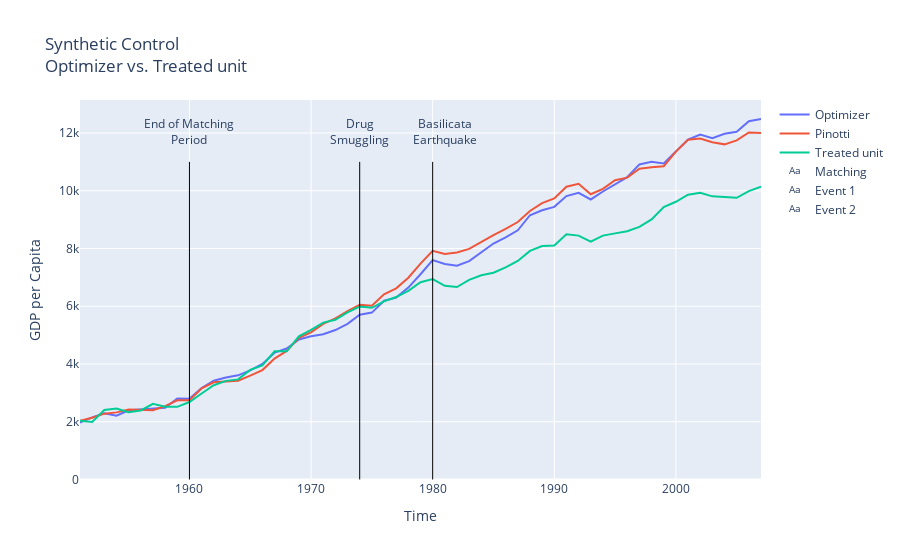

The notebook cell saved with this chart:
### Markdown cell above
#### Graphical Comparison

### Code cell
w_paper = np.array([0, 0, 0, 0, 0, 0, 0, 0, 0, 0, 0, 0, 0.624, 0.376, 0]).reshape(1, 15)
y_synth_paper = (w_paper[0] @ y_control_all)
y_synth_opt = w.value[0] @ y_control_all

fig = go.Figure()
fig.add_trace(go.Scatter(x=list(data.year.unique()), y=y_synth_opt,
                    mode='lines', name='Optimizer'))
fig.add_trace(go.Scatter(x=list(data.year.unique()), y=y_synth_paper,
                    mode='lines', name='Pinotti'))
fig.add_trace(go.Scatter(x=list(data.year.unique()), y=y_treat_all[0],
                    mode='lines', name='Treated unit'))

fig.add_shape(dict(type="line", x0=1960, y0=0, x1=1960, y1=11000,
                   line=dict(color="Black", width=1)))

fig.add_shape(dict(type="line", x0=1974, y0=0, x1=1974, y1=11000,
                   line=dict(color="Black", width=1)))

fig.add_shape(dict(type="line", x0=1980, y0=0, x1=1980, y1=11000,
                   line=dict(color="Black", width=1)))

fig.add_trace(go.Scatter(x=[1960], y=[12000], mode="text",
    name="Matching", text=["End of Matching<br>Period"]))

fig.add_trace(go.Scatter(x=[1974], y=[12000], mode="text",
    name="Event 1", text=["Drug<br>Smuggling"]))

fig.add_trace(go.Scatter(x=[1981], y=[12000], mode="text",
    name="Event 2", text=["Basilicata<br>Earthquake"]))

fig.update_layout(title='Synthetic Control<br>Optimizer vs. Treated unit',
                   xaxis_title='Time', yaxis_title='GDP per Capita')

# Dynamic graph
fig.show()

# Static graph only for display on github
fig.show(renderer="png")

### Figure 1 — Plotly figure (JSON) as saved in the notebook; plotly's stock layout.template omitted (floating-point values rounded to 4 significant figures)
{"data": [{"mode": "lines", "name": "Optimizer", "type": "scatter", "x": [1951, 1952, 1953, 1954, 1955, 1956, 1957, 1958, 1959, 1960, 1961, 1962, 1963, 1964, 1965, 1966, 1967, 1968, 1969, 1970, 1971, 1972, 1973, 1974, 1975, 1976, 1977, 1978, 1979, 1980, 1981, 1982, 1983, 1984, 1985, 1986, 1987, 1988, 1989, 1990, 1991, 1992, 1993, 1994, 1995, 1996, 1997, 1998, 1999, 2000, 2001, 2002, 2003, 2004, 2005, 2006, 2007], "y": [1973.0, 2150.0, 2292.0, 2207.0, 2396.0, 2430.0, 2446.0, 2487.0, 2804.0, 2796.0, 3162.0, 3419.0, 3530.0, 3608.0, 3778.0, 3999.0, 4393.0, 4535.0, 4848.0, 4958.0, 5029.0, 5175.0, 5392.0, 5708.0, 5780.0, 6190.0, 6299.0, 6645.0, 7108.0, 7597.0, 7466.0, 7403.0, 7564.0, 7881.0, 8173.0, 8385.0, 8628.0, 9152.0, 9322.0, 9442.0, 9814.0, 9929.0, 9698.0, 9973.0, 10220.0, 10470.0, 10910.0, 11000.0, 10950.0, 11370.0, 11770.0, 11940.0, 11820.0, 11970.0, 12040.0, 12410.0, 12480.0]}, {"mode": "lines", "name": "Pinotti", "type": "scatter", "x": [1951, 1952, 1953, 1954, 1955, 1956, 1957, 1958, 1959, 1960, 1961, 1962, 1963, 1964, 1965, 1966, 1967, 1968, 1969, 1970, 1971, 1972, 1973, 1974, 1975, 1976, 1977, 1978, 1979, 1980, 1981, 1982, 1983, 1984, 1985, 1986, 1987, 1988, 1989, 1990, 1991, 1992, 1993, 1994, 1995, 1996, 1997, 1998, 1999, 2000, 2001, 2002, 2003, 2004, 2005, 2006, 2007], "y": [2030.0, 2138.0, 2280.0, 2324.0, 2424.0, 2414.0, 2396.0, 2539.0, 2741.0, 2743.0, 3158.0, 3364.0, 3402.0, 3423.0, 3598.0, 3789.0, 4189.0, 4453.0, 4908.0, 5096.0, 5391.0, 5582.0, 5831.0, 6054.0, 6020.0, 6413.0, 6621.0, 6988.0, 7478.0, 7921.0, 7810.0, 7862.0, 7985.0, 8234.0, 8467.0, 8680.0, 8916.0, 9300.0, 9573.0, 9736.0, 10140.0, 10240.0, 9879.0, 10070.0, 10370.0, 10450.0, 10770.0, 10810.0, 10850.0, 11360.0, 11770.0, 11810.0, 11680.0, 11610.0, 11740.0, 12020.0, 12000.0]}, {"mode": "lines", "name": "Treated unit", "type": "scatter", "x": [1951, 1952, 1953, 1954, 1955, 1956, 1957, 1958, 1959, 1960, 1961, 1962, 1963, 1964, 1965, 1966, 1967, 1968, 1969, 1970, 1971, 1972, 1973, 1974, 1975, 1976, 1977, 1978, 1979, 1980, 1981, 1982, 1983, 1984, 1985, 1986, 1987, 1988, 1989, 1990, 1991, 1992, 1993, 1994, 1995, 1996, 1997, 1998, 1999, 2000, 2001, 2002, 2003, 2004, 2005, 2006, 2007], "y": [2034.0, 1993.0, 2406.0, 2456.0, 2328.0, 2392.0, 2622.0, 2522.0, 2515.0, 2683.0, 2979.0, 3265.0, 3415.0, 3467.0, 3796.0, 3950.0, 4440.0, 4440.0, 4960.0, 5179.0, 5432.0, 5532.0, 5784.0, 5990.0, 5945.0, 6169.0, 6318.0, 6532.0, 6833.0, 6943.0, 6708.0, 6664.0, 6911.0, 7072.0, 7161.0, 7345.0, 7568.0, 7917.0, 8084.0, 8103.0, 8490.0, 8446.0, 8235.0, 8447.0, 8524.0, 8599.0, 8748.0, 9005.0, 9432.0, 9618.0, 9863.0, 9932.0, 9805.0, 9784.0, 9754.0, 9985.0, 10140.0]}, {"mode": "text", "name": "Matching", "text": ["End of Matching<br>Period"], "type": "scatter", "x": [1960], "y": [12000]}, {"mode": "text", "name": "Event 1", "text": ["Drug<br>Smuggling"], "type": "scatter", "x": [1974], "y": [12000]}, {"mode": "text", "name": "Event 2", "text": ["Basilicata<br>Earthquake"], "type": "scatter", "x": [1981], "y": [12000]}], "layout": {"shapes": [{"line": {"color": "Black", "width": 1}, "type": "line", "x0": 1960, "x1": 1960, "y0": 0, "y1": 11000}, {"line": {"color": "Black", "width": 1}, "type": "line", "x0": 1974, "x1": 1974, "y0": 0, "y1": 11000}, {"line": {"color": "Black", "width": 1}, "type": "line", "x0": 1980, "x1": 1980, "y0": 0, "y1": 11000}], "title": {"text": "Synthetic Control<br>Optimizer vs. Treated unit"}, "xaxis": {"title": {"text": "Time"}}, "yaxis": {"title": {"text": "GDP per Capita"}}}}
